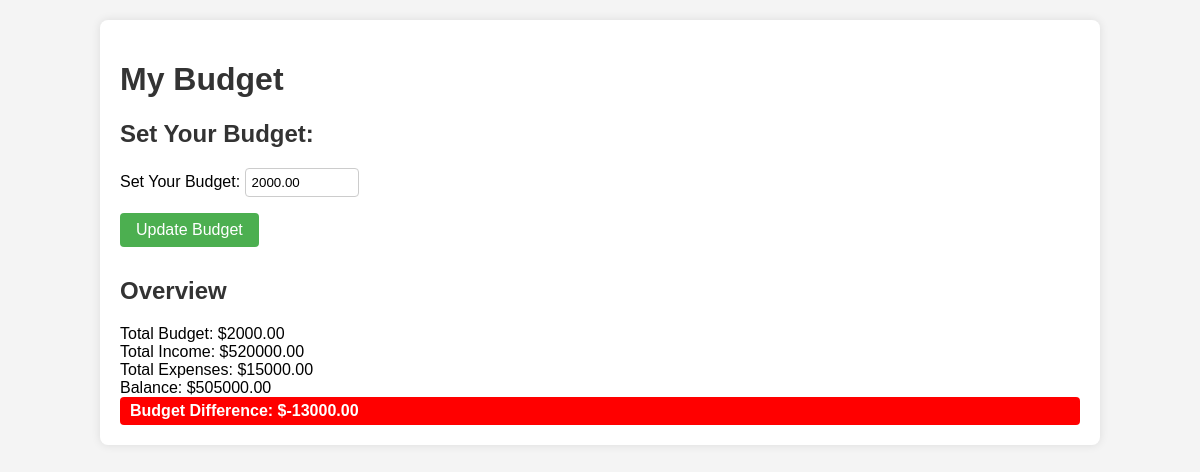
Page /view_budget/ (signed in) on the earlier database version.
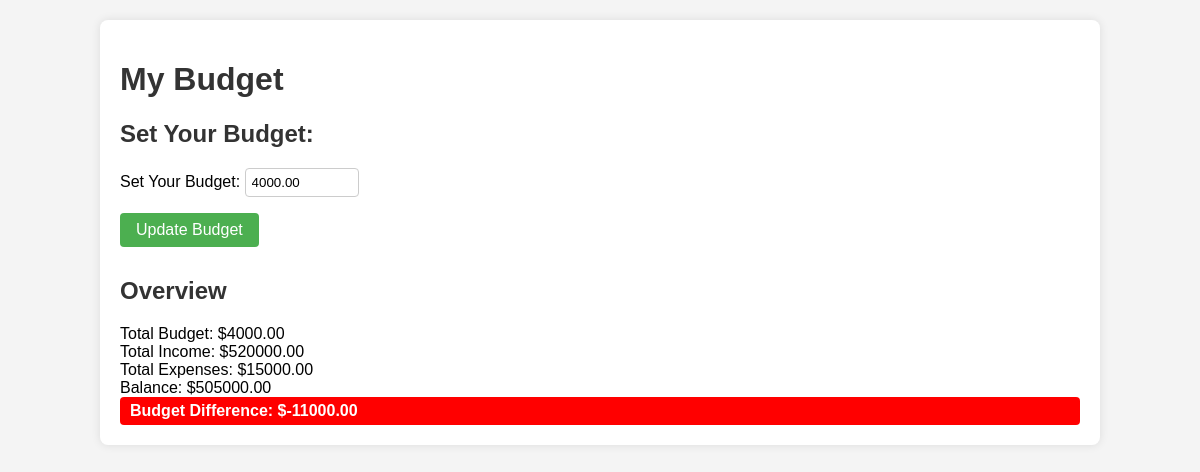
Same page on the later database version.
### financeapp/models.py (models this page shows, shortened)
class Budget(models.Model):
    user = models.OneToOneField(User, on_delete=models.CASCADE)
    total_amount = models.DecimalField(max_digits=10, decimal_places=2, default=0.00)
    created_at = models.DateTimeField(auto_now_add=True)
    updated_at = models.DateTimeField(auto_now=True)
    alert_sent = models.BooleanField(default=False)

### financeapp/views.py (the view)
# urls.py: path('view_budget/', views.view_budget, name='view_budget'),
@login_required
def view_budget(request):
    budget, created = Budget.objects.get_or_create(user=request.user)
    transactions = Transaction.objects.filter(user=request.user)
    if request.method == 'POST':
        form = BudgetForm(request.POST, instance=budget)
        if form.is_valid():
            form.save()
            return redirect('view_budget') # Redirect to avoid form resubmission
    else:
        form = BudgetForm(instance=budget)
    total_income = sum(t.amount for t in transactions if t.type == Transaction.INCOME)
    total_expenses = sum(t.amount for t in transactions if t.type == Transaction.EXPENSE)
    balance =  total_income - total_expenses
    budget_difference = budget.total_amount - total_expenses
    context = {
        'budget': budget,
        'transactions': transactions,
        'total_income': total_income,
        'total_expenses': total_expenses,
        'balance': balance,
        'budget_difference': budget_difference,
        'form': form,  # Add the form to the context
    }
    return render(request, 'view_budget.html', context)

### financeapp/forms.py
class BudgetForm(forms.ModelForm):
    class Meta:
        model = Budget
        fields = ['total_amount']
        labels = {'total_amount': 'Set Your Budget'}

### financeapp/templates/view_budget.html (shortened to what this page needs)
<!DOCTYPE html>
<html>
<head>
     {% load static %}
    <link rel="stylesheet" href="{% static 'css/view_budget.css' %}">
</head>
<body>
  <div class="container">
    <h1>My Budget</h1>
    <div class="budget-form">
      <h2>Set Your Budget:</h2>
      <form method="post">
        {{ form.as_p }}
        <button type="submit">Update Budget</button>
      </form>
    </div>
    <h2>Overview</h2>
    <div>
      Total Budget: ${{ budget.total_amount }}
    </div>
    <div>
      Total Income: ${{ total_income }}
    </div>
    <div>
      Total Expenses: ${{ total_expenses }}
    </div>
    <div>
      Balance: ${{ balance }}
    </div>
    <div class="budget-difference
         {% if budget_difference >= 0 %}positive{% else %}negative{% endif %}">
      Budget Difference: ${{ budget_difference }}
    </div>
</body>
</html>

Differences in the rows shown:
changed Budget: total_amount "2000.00" → "4000.00"
Other differences:
{{ budget_difference }}: "-13000.00" → "-11000.00"
